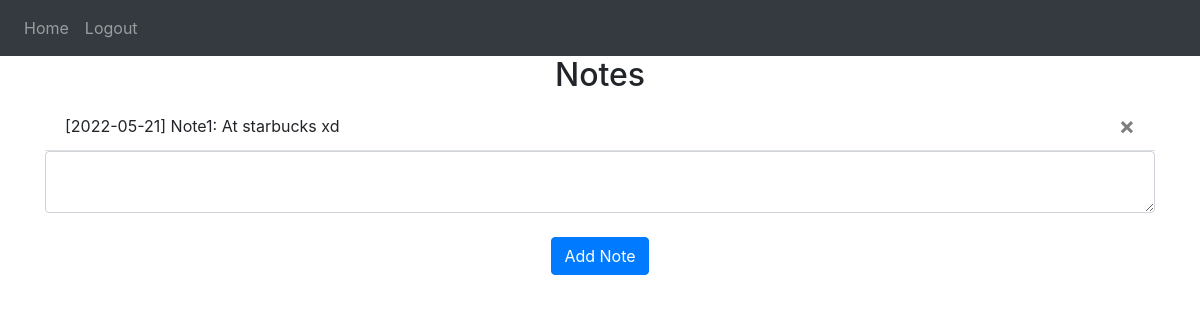
The page / (signed in) on the database as committed earlier.
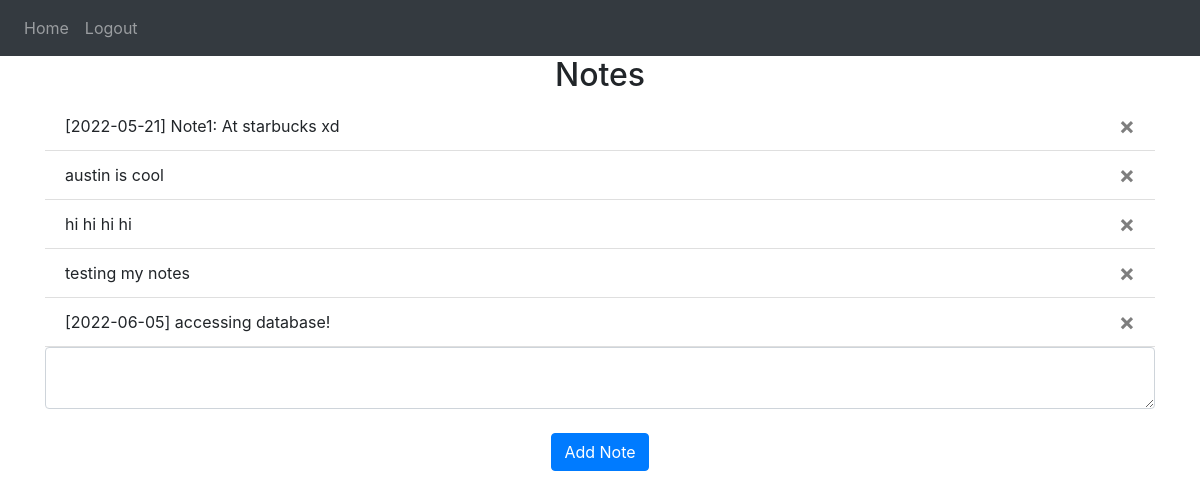
The same page on the database as committed later.
### website/models.py (models this page shows)
class Note(db.Model):
    id = db.Column(db.Integer, primary_key=True) #primary_key will be added automatically, unique identifier.
    data = db.Column(db.String(10000), nullable=False)
    date = db.Column(db.DateTime(timezone=True), default=func.now()) #gets current data and time for us, no need to define it.
    user_id = db.Column(db.Integer, db.ForeignKey('user.id')) #associate note with user, foreign key references id from another object

### website/views.py (the view, shortened to what this page needs)
@views.route('/', methods=['GET','POST'])
@login_required
def home():
    return render_template("home.html", user=current_user) #reference current_user in our templates and check if it's authenticated

### website/templates/home.html
{%extends "base.html"%} {% block title %}Home{% endblock %}
{% block content %}
<h2 align="center">Notes</h2>
<ul class="list-group list-group-flush" id="notes">
    {% for note in user.notes%}
    <li class="list-group-item">
        {{note.data}}
        <button type="button" class="close" onClick="deleteNote({{note.id}})">
            <span aria-hidden="true">&times;</span>
        </button>
    </li>
    {% endfor %}
</ul>
<form method="POST">
    <textarea name="note" id="note" class="form-control"></textarea>
    <br />
    <div align="center">
        <button type="submit" class="btn btn-primary">Add Note</button>
    </div>
</form>
{% endblock %}

Rows that differ between the two databases and show on the page:
added Note: data "austin is cool"
added Note: data "hi hi hi hi"
added Note: data "testing my notes"
added Note: data "[2022-06-05] accessing database!"
